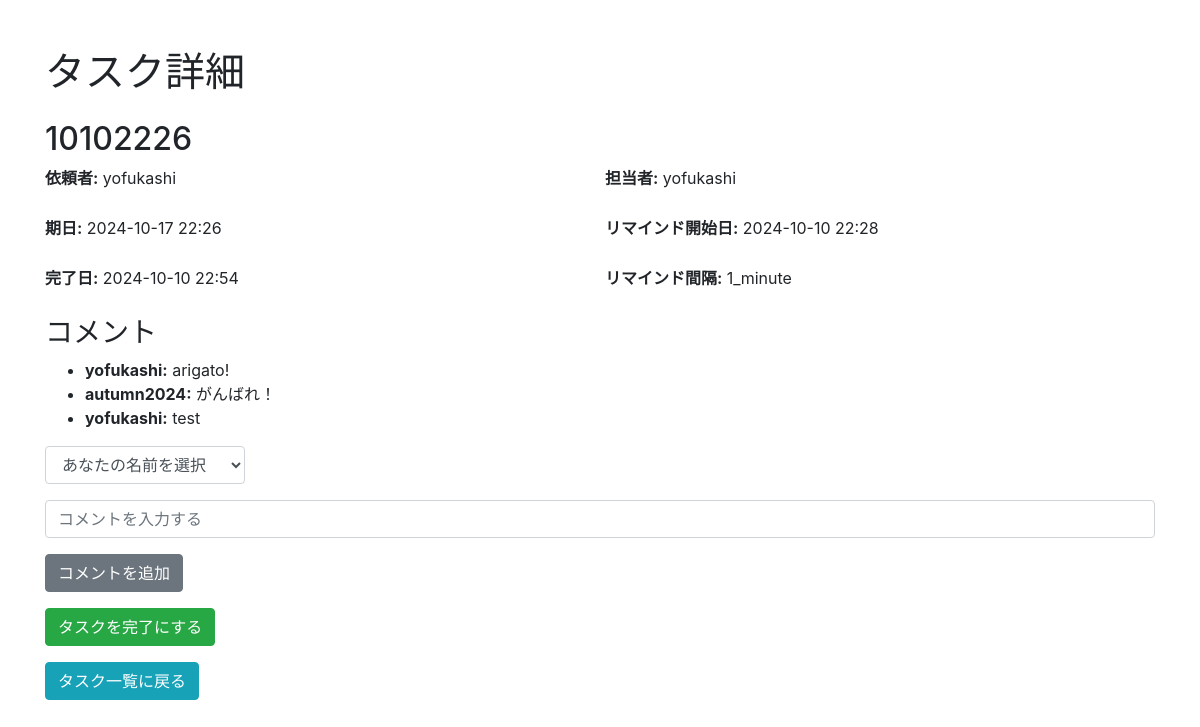
/task/1, run on the app's committed database.
### models.py (models this page shows)
class Task(db.Model):
    id = db.Column(db.Integer, primary_key=True)
    title = db.Column(db.String(100), nullable=False)
    due_date = db.Column(db.DateTime, nullable=False)
    requester_id = db.Column(db.Integer, db.ForeignKey('user.id'), nullable=False)
    assignee_id = db.Column(db.Integer, db.ForeignKey('user.id'), nullable=False)
    remind_start_date = db.Column(db.DateTime, nullable=False)
    remind_interval = db.Column(db.String(10), nullable=False)
    is_completed = db.Column(db.Boolean, default=False)
    completed_at = db.Column(db.DateTime, nullable=True)
    last_remind_time = db.Column(db.DateTime, nullable=True)  # 追加されたフィールド
    requester = db.relationship('User', foreign_keys=[requester_id], backref='requested_tasks')
    assignee = db.relationship('User', foreign_keys=[assignee_id], backref='assigned_tasks')
    comments = db.relationship('Comment', backref='task', lazy=True)

class User(db.Model):
    id = db.Column(db.Integer, primary_key=True)
    username = db.Column(db.String(100), unique=True, nullable=False)
    email = db.Column(db.String(120), unique=True, nullable=False)
    team_id = db.Column(db.Integer, db.ForeignKey('team.id'), nullable=False)

class Comment(db.Model):
    id = db.Column(db.Integer, primary_key=True)
    task_id = db.Column(db.Integer, db.ForeignKey('task.id'), nullable=False)
    user_id = db.Column(db.Integer, db.ForeignKey('user.id'), nullable=False)
    content = db.Column(db.String(500), nullable=False)
    user = db.relationship('User', backref='user_comments')  # 名前を変更して競合を避ける

### routes.py (the view)
@main.route('/task/<int:task_id>', methods=['GET'])
def task_detail(task_id):
    task = Task.query.get_or_404(task_id)
    requester = User.query.get(task.requester_id)
    comments = Comment.query.filter_by(task_id=task_id).all()
    users = User.query.all()
    return render_template('task_detail.html', task=task, requester=requester, comments=comments, users=users)

### templates/task_detail.html (shortened to what this page needs)
<!DOCTYPE html>
<html lang="ja">
<head>
    <link rel="stylesheet" href="https://stackpath.bootstrapcdn.com/bootstrap/4.5.2/css/bootstrap.min.css">
</head>
<body>
    <div class="container mt-5">
        <h1 class="mb-4">タスク詳細</h1>
        <h2>{{ task.title }}</h2>
        <div class="row-flex">
            <div class="col-half">
                <p><strong>依頼者:</strong> {{ requester.username }}</p>
            </div>
            <div class="col-half">
                <p><strong>担当者:</strong> {{ task.assignee.username }}</p>
            </div>
        </div>
        <div class="row-flex">
            <div class="col-half">
                <p><strong>期日:</strong> {{ task.due_date.strftime('%Y-%m-%d %H:%M') }}</p>
            </div>
            <div class="col-half">
                <p><strong>リマインド開始日:</strong> {{ task.remind_start_date.strftime('%Y-%m-%d %H:%M') }}</p>
            </div>
        </div>
        <div class="row-flex">
            <div class="col-half">
                <p><strong>完了日:</strong> {{ task.completed_at.strftime('%Y-%m-%d %H:%M') if task.completed_at else '未完了' }}</p>
            </div>
            <div class="col-half">
                <p><strong>リマインド間隔:</strong> {{ task.remind_interval }}</p>
            </div>
        </div>
        <h3>コメント</h3>
        <ul>
            {% for comment in comments %}
                <li><strong>{{ comment.user.username }}:</strong> {{ comment.content }}</li>
            {% endfor %}
        </ul>
        <form action="{{ url_for('main.add_comment', task_id=task.id) }}" method="POST" class="mb-3">
            <div class="input-group mb-3">
                <select name="username" required class="form-control compact-select">
                    <option value="" disabled selected>あなたの名前を選択</option>
                </select>
            </div>
            <input type="text" name="comment" placeholder="コメントを入力する" required class="form-control mb-3">
            <button type="submit" class="btn btn-secondary">コメントを追加</button>
        </form>
        <form action="{{ url_for('main.complete_task', task_id=task.id) }}" method="POST" class="mb-3">
            <button type="submit" class="btn btn-success">タスクを完了にする</button>
        </form>
        <div>
            <a href="{{ url_for('main.task_list') }}" class="btn btn-info">タスク一覧に戻る</a>
        </div>
    </div>
</body>
</html>

### templates/task_detail.html (style rules this page uses)
.row-flex { display: flex; justify-content: space-between; margin-bottom: 10px; }
.col-half { flex: 1; margin-right: 10px; }
.col-half:last-child { margin-right: 0; }
.compact-select { max-width: 200px; width: 100%; }

### data on the page
Task: title "10102226", due_date "2024-10-17 22:26", remind_start_date "2024-10-10 22:28", completed_at "2024-10-10 22:54", remind_interval "1_minute"
User: username "yofukashi", assignee.username "yofukashi"
Comment: user.username "yofukashi", content "arigato!"
Comment: user.username "autumn2024", content "がんばれ！"
Comment: user.username "yofukashi", content "test"
